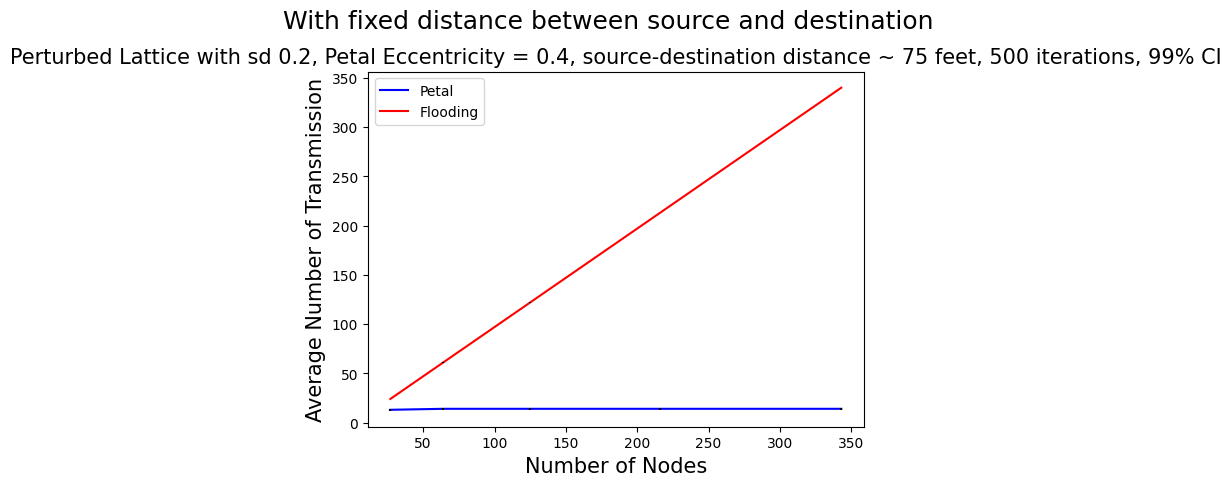

Python code for this plot:
import matplotlib.pyplot as plt

fig, ax  = plt.subplots()
yer1=[0.796,
1.0118,
1.057855,
1.004098,
1.021409
]


yer2=[
0.044141,
0.044052,
0.44052,
0.044,
0.043
]
#petal
ax.plot([27, 64, 125,216,343],[13,14,14,14,14], color='blue',label="Petal")
#ax.plot([27, 64, 125,216,343],[13,14,14,14,14], color='blue',marker="o",markersize=2,label="Petal")

ax.errorbar([27,64, 125,216,343],[13,14,14,14,14], yerr = yer1,  color='black',ls='none')
#ax.errorbar([27,64, 125,216,343],[13,14,14,14,14], yerr = yer1,  color='black',capsize=3,ls='none')

#flood
ax.plot([27, 64, 125,216,343],[24, 61, 122,213,340], color='red',label="Flooding")
#ax.plot([27, 64, 125,216,343],[24, 61, 122,213,340], color='red',marker="o",markersize=5,label="Flooding")
ax.errorbar([27, 64, 125,216,343],[24, 61, 122,213,340], yerr = yer2,  color='black',ls='none')
#ax.errorbar([27, 64, 125,216,343],[24, 61, 122,213,340], yerr = yer2,  color='black',capsize=3,ls='none')
plt.legend(loc="upper left")
ax.set_xlabel("Number of Nodes", fontsize=15)
ax.set_ylabel("Average Number of Transmission",fontsize=15)

#ax.set_title('Comparison of Petal Routing and Flooding with equal distance between source and destination',loc='center', wrap=True,fontsize=16)
ax.set_title('Perturbed Lattice with sd 0.2, Petal Eccentricity = 0.4, source-destination distance ~ 75 feet, 500 iterations, 99% CI',loc='center', wrap=True,fontsize=15)
fig.suptitle('With fixed distance between source and destination',fontsize=18,wrap=True)
plt.subplots_adjust(top=0.85)
plt.show()
fig.savefig('floodvspetal.png',
            format='png',
            dpi=100,
            bbox_inches='tight')
